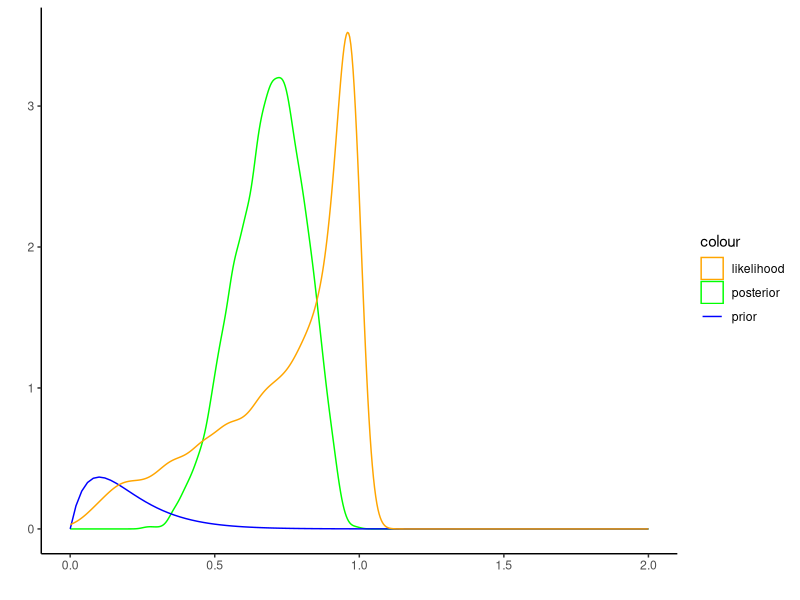
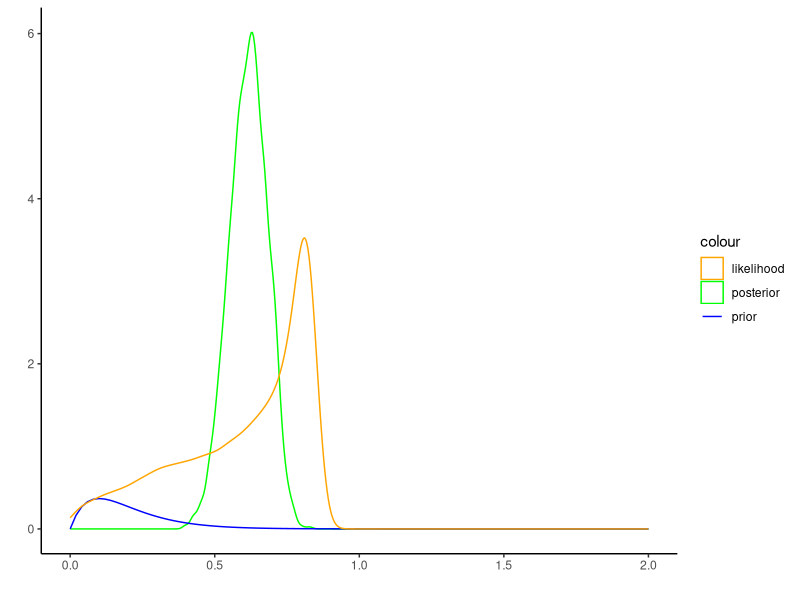
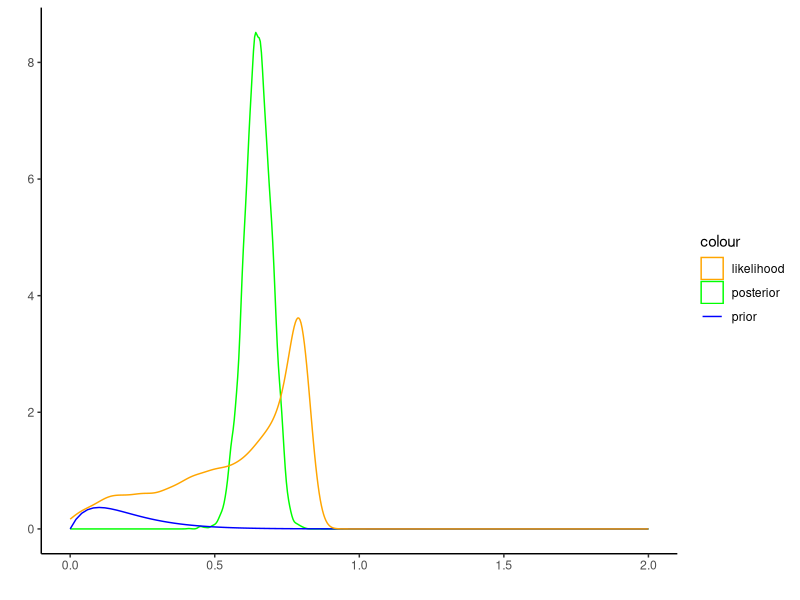
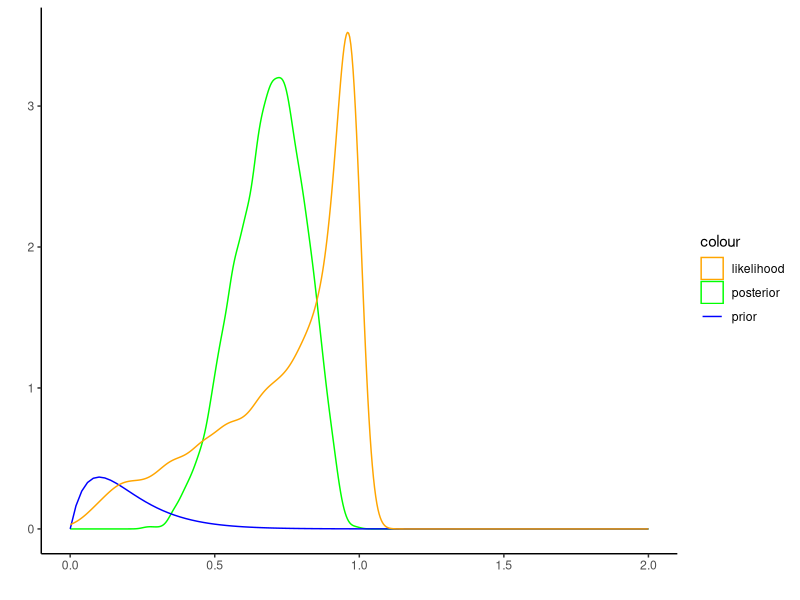
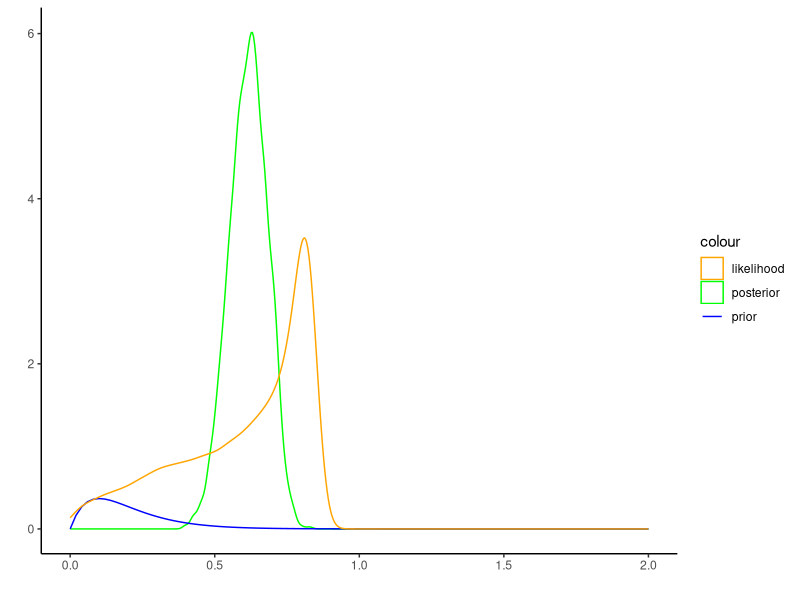
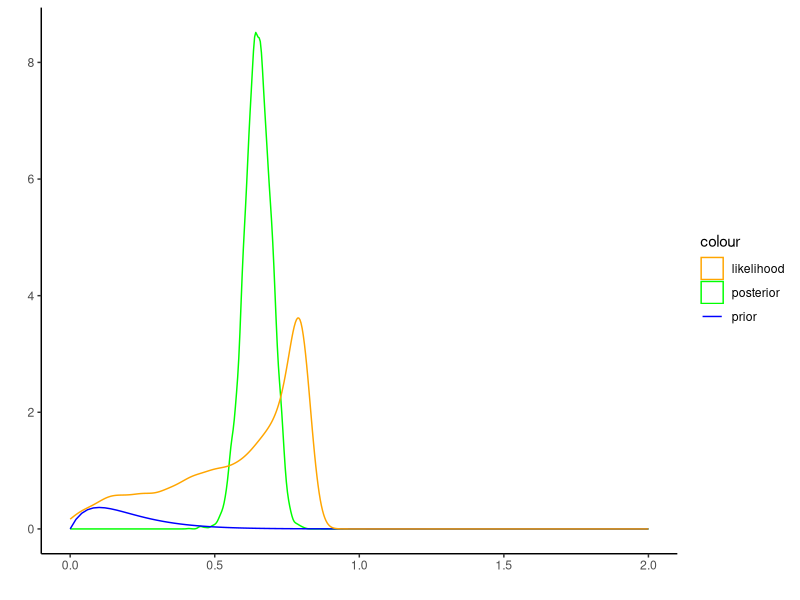

Source code (R) for these figures, in order:

# This function calculates the probability of a 
# sequence of coin flip data, given a value of P_heads_guess
calc_prob_coin_flip_data <- function(P_heads_guess, coin_flips, log=T)
{
  # Empty list of probabilities
  probs_list = rep(NA, times=length(coin_flips))
  probs_list
  
  for (i in 1:length(coin_flips))
  {
    # Print an update
    #cat("\nAnalysing coin flip #", i, "/", length(coin_flips), sep="")
    
    # Get the current coin flip
    coin_flip = coin_flips[i]
    
    # If the coin flip is heads, give that datum
    # probability P_heads_guess.
    # If tails, give it (1-P_heads_guess)
    
    if (coin_flip == "H")
    {
      probs_list[i] = P_heads_guess
    } # End if heads
    
    if (coin_flip == "T")        
    {
      probs_list[i] = (1-P_heads_guess)
    } # End if tails
  } # End for-loop
  
  # Look at the resulting probabilities
  probs_list
  
  # We get the probability of all the data by multiplying
  # all the probabilities
  likelihood_of_data_given_P_heads_guess = prod(probs_list)
  
  if (log) 
    likelihood_of_data_given_P_heads_guess = log(likelihood_of_data_given_P_heads_guess)
  
  # Return result
  return(likelihood_of_data_given_P_heads_guess)
}


# this must be log likelihood
likelihood = function(param){
  return(calc_prob_coin_flip_data(P_heads_guess=param, coin_flips=coin_flips))
}

prior = function(param, shape = 2){
  return(dgamma(param, shape, log = T))
}

# window size
getProposal = function(current, n=1, w = .01) {
  proposal = current + runif(n, min = -(w/2), max = (w/2)) 
  return(proposal)
}

accept = function(proposal, current, prior_shape) {
  if (proposal < 0 | proposal > 1) 
    return(FALSE);
  ratio = exp( likelihood(proposal) + 
                 prior(proposal, prior_shape) - 
                 likelihood(current) - 
                 prior(current, prior_shape) )
  if (ratio > runif(1)){
    return(TRUE)
  }else{
    return(FALSE)
  }
}

run_metropolis_MCMC = function(startvalue, iterations, prior_shape){
  cat("Prior gamma(", prior_shape, ")\n")
  chain = array(dim = c(iterations+1,2))
  chain[1,1] = startvalue
  # record likelihood not log-scale
  chain[1,2] = calc_prob_coin_flip_data(P_heads_guess=startvalue, coin_flips=coin_flips, log = F)
  reject = 0
  accept = 0
  i=1
  while (i <= iterations) {
    #cat("i = ", i, " : ")
    proposal = getProposal(chain[i,1], w=.2) 
    isAccepted = accept(proposal, chain[i,1], prior_shape)
    
    if (isAccepted) {
      #cat(" accept ", proposal, "\n")
      chain[i+1,1] = proposal
      chain[i+1,2] = calc_prob_coin_flip_data(P_heads_guess=proposal, coin_flips=coin_flips, log = F)
      accept = accept + 1
    } else {
      #cat(" reject ", proposal, "\n")
      chain[i+1,] = chain[i,]
      reject = reject + 1
    }
    i = i + 1
  }
  cat("\nAccept = ", accept, ", reject  = ", reject, "\n")
  
  return(mcmc(chain))
}

createPlot = function(chain, chain_len, prior_shape, burnin=.1) {
  # rm burnin
  posterior = chain[(chain_len*burnin):chain_len, 1]
  length(posterior)
  
  llhd = chain[(chain_len*burnin):chain_len, 2]
  # rescaled by max of posterior
  ratio = max(posterior) / max(llhd)
  llhd = llhd * ratio
    
  library("tidyverse")
  df1 = tibble(x = posterior, dist = rep("posterior", length(posterior))) 
  df2 = tibble(x = llhd, dist = rep("likelihood", length(llhd)))
  
  library("ggplot2")
  p <- ggplot(df1, aes(x=x)) + 
    geom_density(aes(colour = "posterior")) + 
    stat_function(fun = function(x) dgamma(x*10, prior_shape), 
                  aes(colour = "prior")) +
    geom_density(aes(x=x, colour = "likelihood"), data = df2) +
    xlim(0, 2) + scale_colour_manual(values = c("orange", "green", "blue")) + 
    xlab("") + ylab("") + theme_classic() 
  return(p)
}


library(coda)
startvalue = c(0.5) # P_heads_guess
chain_len = 10000


coin_flips = c('H','T','H','T','H','H','T','H','H','H')
length(coin_flips)

chain = run_metropolis_MCMC(startvalue, chain_len, prior_shape=2)
summary(chain[(chain_len*.1):chain_len,])

p <- createPlot(chain, chain_len, prior_shape = 2)
p

ggsave("g2d10.pdf", p, width = 5, height = 5)


coin_flips = c('H','T','H','T','H','H','T','H','H','H','T','H','H','T','T','T','T','H','H','H','H','H','H','H','H','H','H','H','H','H','H','H','H','T','T','T','H','T','T','T','H','T','T','T','H','H','H','T','T','H')
length(coin_flips)
chain = run_metropolis_MCMC(startvalue, chain_len, prior_shape=2)
summary(chain[(chain_len*.1):chain_len,])

p <- createPlot(chain, chain_len, prior_shape = 2)
p

ggsave("g2d50.pdf", p, width = 5, height = 5)



coin_flips = c('H','T','H','T','H','H','T','H','H','H','T','H','H','T','T','T','T','H','H','H','H','H','H','H','H','H','H','H','H','H','H','H','H','T','T','T','H','T','T','T','H','T','T','T','H','H','H','T','T','H','H','H','T','H','H','H','T','T','H','H','H','H','H','H','H','T','T','H','H','H','H','T','T','H','H','H','T','T','H','H','H','H','H','H','T','T','T','H','H','H','H','H','H','T','H','T','H','H','T','T')
length(coin_flips)
chain = run_metropolis_MCMC(startvalue, chain_len, prior_shape=2)
summary(chain[(chain_len*.1):chain_len,])

p <- createPlot(chain, chain_len, prior_shape = 2)
p

ggsave("g2d100.pdf", p, width = 5, height = 5)
